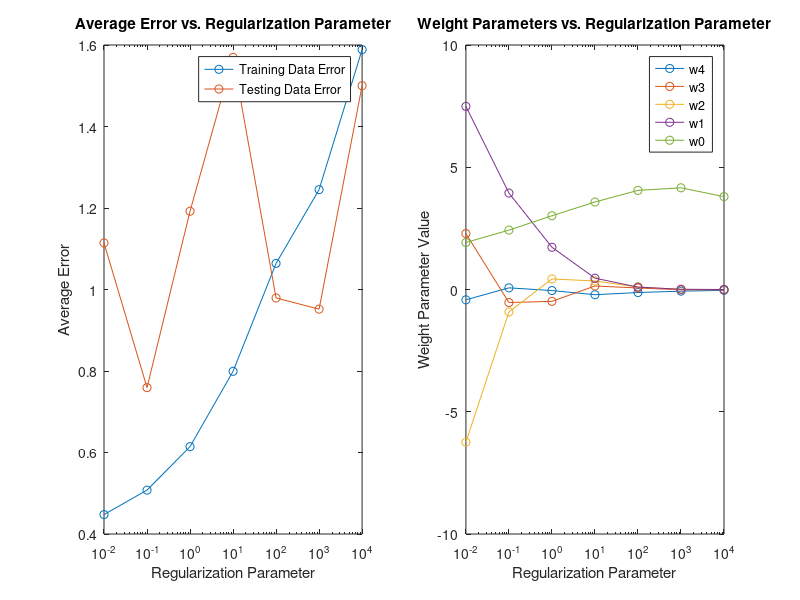

Here is the MATLAB script that generated this plot:
% developed by Riley Black

% initializing MATLAB environment
close all;
clc;
clear all;

% loading data
ytr = load('hw1ytr.dat');           % training labels
xtr = load('hw1xtr.dat');           % training data
yte = load('hw1yte.dat');           % testing labels
xte = load('hw1xte.dat');           % testing data

% counting data
numtr = length(xtr);
numte = length(xte);

% creating set of regularization parameters to test
lambda = [0.01, 0.1, 1, 10, 100, 1000, 10000];

% creating inputs for 4th order regression
X = [xtr.^4 xtr.^3 xtr.^2 xtr ones(numtr,1)];

% creating matrix to not penalize bias term
I = eye(5);
I(5,5) = 0;

% creating containers to track training/testing error for each parameter
trainingerr = zeros(7,1);
testingerr = zeros(7,1);

% creating container to hold weights for each regularization parameter
ws = zeros(5,7);

% iterating through each regularization parameter
for i = 1:7
    
    % calculating 4th order regression 5D weight vector 
    w = ((X'*X)+(lambda(i)*I))\(X'*ytr);
    
    % recording weights
    ws(:,i) = w;
    
    % extracting 4th order regression polynomial constants
    a = w(1);
    b = w(2);
    c = w(3);
    d = w(4);
    e = w(5);
    
    % calculating predicted labels for training/testing data
    trainingwTx = (a*(xtr.^4))+(b*(xtr.^3))+(c*(xtr.^2))+(d.*xtr)+e;
    testingwTx = (a*(xte.^4))+(b*(xte.^3))+(c*(xte.^2))+(d.*xte)+e;
    
    % calculating average error for training/testing data
    trainingerr(i) = immse(trainingwTx,ytr);
    testingerr(i) = immse(testingwTx,yte);  
end

% plotting results
figure();
subplot(121)
semilogx(lambda, trainingerr, '-o');
title('Average Error vs. Regularization Parameter');
xlabel('Regularization Parameter');
ylabel('Average Error');
hold on;
semilogx(lambda, testingerr, '-o');
legend('Training Data Error','Testing Data Error');
hold off;
subplot(122)
semilogx(lambda, ws(:, 1:7), '-o');
title('Weight Parameters vs. Regularization Parameter');
xlabel('Regularization Parameter');
ylabel('Weight Parameter Value');
legend('w4', 'w3', 'w2', 'w1', 'w0');
